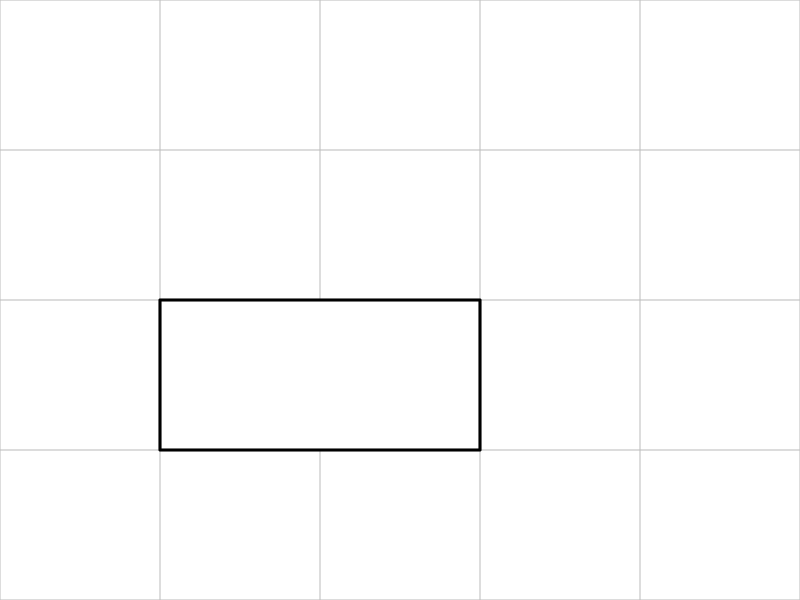
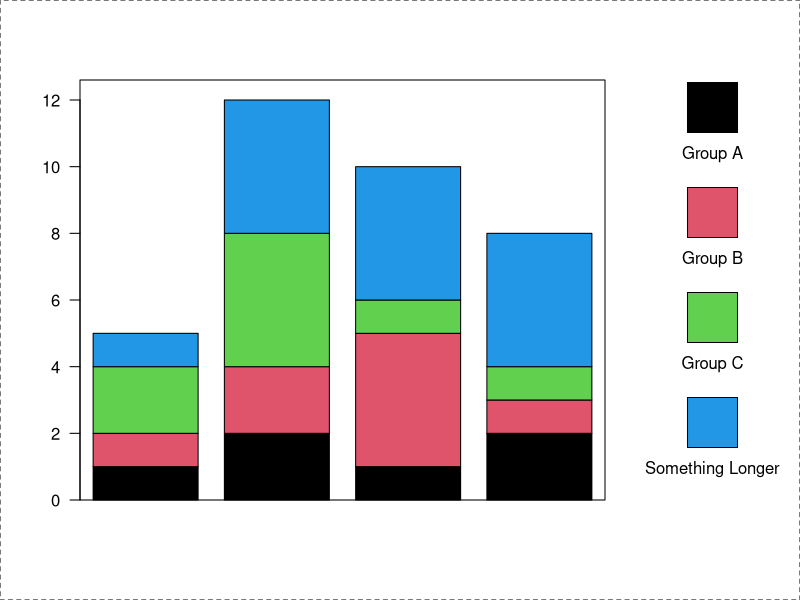
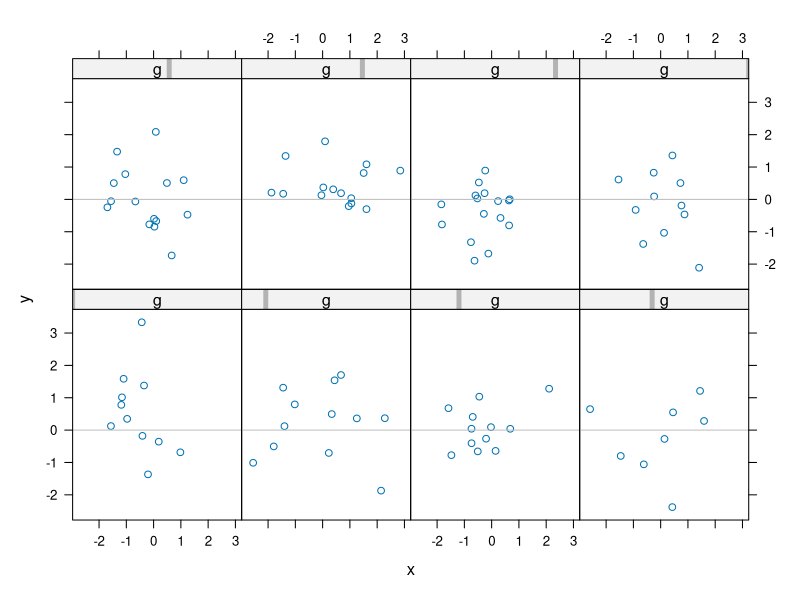
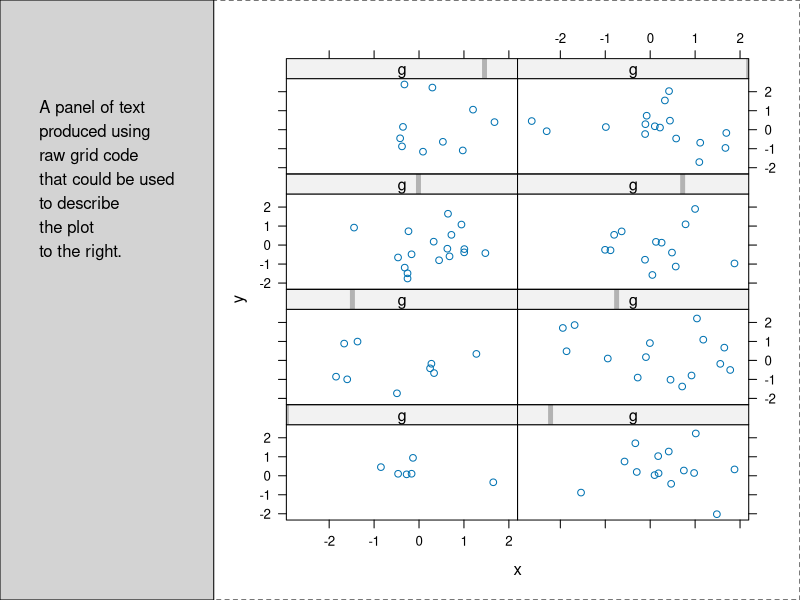

These charts were generated, in order, by the following R code:
### R code from vignette source 'grid.Rnw'

###################################################
### code chunk number 1: grid.Rnw:27-33
###################################################
library(grDevices)
library(graphics) # for par
library(stats) # for rnorm
library(grid)
ps.options(pointsize = 12)
options(width = 60)


###################################################
### code chunk number 2: grid.Rnw:75-76 (eval = FALSE)
###################################################
## viewport(x = 0.5, y = 0.5, width = 0.5, height = 0.25, angle=45)


###################################################
### code chunk number 3: viewport
###################################################
grid.show.viewport(viewport(x = 0.5, y = 0.5, width = 0.5, height = 0.25,
                            angle = 45))


###################################################
### code chunk number 4: pushviewports
###################################################
grid.rect(gp = gpar(lty = "dashed"))
vp1 <- viewport(x = 0, y = 0.5, w = 0.5, h = 0.5,
                just = c("left", "bottom"), name = "vp1")
vp2 <- viewport(x = 0.5, y = 0, w = 0.5, h = 0.5,
                just = c("left", "bottom"))
pushViewport(vp1)
grid.rect(gp = gpar(col = "grey"))
grid.text("Some drawing in graphics region 1", y = 0.8)
upViewport()
pushViewport(vp2)
grid.rect(gp = gpar(col = "grey"))
grid.text("Some drawing in graphics region 2", y = 0.8)
upViewport()
downViewport("vp1")
grid.text("MORE drawing in graphics region 1", y = 0.2)
popViewport()


###################################################
### code chunk number 5: vpstack
###################################################
grid.rect(gp = gpar(lty = "dashed"))
vp <- viewport(width = 0.5, height = 0.5)
pushViewport(vp)
grid.rect(gp = gpar(col = "grey"))
grid.text("quarter of the page", y = 0.85)
pushViewport(vp)
grid.rect()
grid.text("quarter of the\nprevious viewport")
popViewport(2)


###################################################
### code chunk number 6: units
###################################################
unit(1, "npc")
unit(1:3/4, "npc")
unit(1:3/4, "npc")[2]
unit(1:3/4, "npc") + unit(1, "inches")
min(unit(0.5, "npc"), unit(1, "inches"))
unit.c(unit(0.5, "npc"), unit(2, "inches") + unit(1:3/4, "npc"),
       unit(1, "strwidth", "hi there"))


###################################################
### code chunk number 7: vpcoords
###################################################
pushViewport(viewport(y = unit(3, "lines"), width = 0.9, height = 0.8,
                      just = "bottom", xscale = c(0, 100)))
grid.rect(gp = gpar(col = "grey"))
grid.xaxis()
pushViewport(viewport(x = unit(60, "native"), y = unit(0.5, "npc"),
                      width = unit(1, "strwidth", "coordinates for everyone"),
                      height = unit(3, "inches")))
grid.rect()
grid.text("coordinates for everyone")
popViewport(2)


###################################################
### code chunk number 8: vplayout
###################################################
pushViewport(viewport(layout = grid.layout(4, 5)))
grid.rect(gp = gpar(col = "grey"))
grid.segments(c(1:4/5, rep(0, 3)), c(rep(0, 4), 1:3/4),
              c(1:4/5, rep(1, 3)), c(rep(1, 4), 1:3/4),
              gp = gpar(col = "grey"))
pushViewport(viewport(layout.pos.col = 2:3, layout.pos.row = 3))
grid.rect(gp = gpar(lwd = 3))
popViewport(2)


###################################################
### code chunk number 9: layoutcomplex
###################################################
grid.show.layout(grid.layout(4, 4, widths = unit(c(3, 1, 1, 1),
                             c("lines", "null", "null", "cm")),
                             heights = c(1, 1, 2, 3),
                             c("cm", "null", "null", "lines")))


###################################################
### code chunk number 10: gpar
###################################################
pushViewport(viewport(gp = gpar(fill = "grey", fontface = "italic")))
grid.rect()
grid.rect(width = 0.8, height = 0.6, gp = gpar(fill = "white"))
grid.text(paste("This text and the inner rectangle",
                "have specified their own gpar settings", sep = "\n"),
          y = 0.75, gp = gpar(fontface = "plain"))
grid.text(paste("This text and the outer rectangle",
                "accept the gpar settings of the viewport", sep = "\n"),
          y = 0.25)
popViewport()


###################################################
### code chunk number 11: simpleplot
###################################################
grid.rect(gp = gpar(lty = "dashed"))
x <- y <- 1:10
pushViewport(plotViewport(c(5.1, 4.1, 4.1, 2.1)))
pushViewport(dataViewport(x, y))
grid.rect()
grid.xaxis()
grid.yaxis()
grid.points(x, y)
grid.text("1:10", x = unit(-3, "lines"), rot = 90)
popViewport(2)


###################################################
### code chunk number 12: bpdata
###################################################
barData <- matrix(sample(1:4, 16, replace = TRUE), ncol = 4)


###################################################
### code chunk number 13: barconstraint
###################################################
boxColours <- 1:4


###################################################
### code chunk number 14: bpfun
###################################################
bp <- function(barData) {
    nbars <- dim(barData)[2]
    nmeasures <- dim(barData)[1]
    barTotals <- rbind(rep(0, nbars), apply(barData, 2, cumsum))
    barYscale <- c(0, max(barTotals)*1.05)
    pushViewport(plotViewport(c(5, 4, 4, 1),
                              yscale = barYscale,
                              layout = grid.layout(1, nbars)))
    grid.rect()
    grid.yaxis()
    for (i in 1:nbars) {
        pushViewport(viewport(layout.pos.col = i, yscale = barYscale))
        grid.rect(x = rep(0.5, nmeasures),
                  y = unit(barTotals[1:nmeasures, i], "native"),
                  height = unit(diff(barTotals[,i]), "native"),
                  width = 0.8, just = "bottom", gp = gpar(fill = boxColours))
        popViewport()
    }
    popViewport()
}


###################################################
### code chunk number 15: legendlabels
###################################################
legLabels <- c("Group A", "Group B", "Group C", "Something Longer")
boxSize <- unit(0.5, "inches")


###################################################
### code chunk number 16: legfun
###################################################
leg <- function(legLabels) {
    nlabels <- length(legLabels)
    pushViewport(viewport(layout = grid.layout(nlabels, 1)))
    for (i in 1:nlabels) {
        pushViewport(viewport(layout.pos.row = i))
        grid.rect(width = boxSize, height = boxSize, just = "bottom",
                  gp = gpar(fill = boxColours[i]))
        grid.text(legLabels[i], y = unit(0.5, "npc") - unit(1, "lines"))
        popViewport()
    }
    popViewport()
}


###################################################
### code chunk number 17: barplot
###################################################
grid.rect(gp = gpar(lty = "dashed"))
legend.width <- max(unit(rep(1, length(legLabels)),
                         "strwidth", as.list(legLabels)) +
                    unit(2, "lines"),
                    unit(0.5, "inches") + unit(2, "lines"))
pushViewport(viewport(layout = grid.layout(1, 2,
                      widths = unit.c(unit(1,"null"), legend.width))))
pushViewport(viewport(layout.pos.col = 1))
bp(barData)
popViewport()
pushViewport(viewport(layout.pos.col = 2))
pushViewport(plotViewport(c(5, 0, 4, 0)))
leg(legLabels)
popViewport(3)


###################################################
### code chunk number 18: grid.Rnw:649-650
###################################################
library(lattice)


###################################################
### code chunk number 19: trellisdata (eval = FALSE)
###################################################
## x <- rnorm(100)
## y <- rnorm(100)
## g <- sample(1:8, 100, replace = TRUE)


###################################################
### code chunk number 20: trellispanelplot (eval = FALSE)
###################################################
## xyplot(y ~ x | g, panel = function(x, y) {
##     panel.xyplot(x, y);
##     grid.lines(unit(c(0, 1), "npc"), unit(0, "native"),
##                gp = gpar(col = "grey"))
## })


###################################################
### code chunk number 21: trellispanel
###################################################
x <- rnorm(100)
y <- rnorm(100)
g <- sample(1:8, 100, replace = TRUE)
xyplot(y ~ x | g, panel = function(x, y) {
    panel.xyplot(x, y);
    grid.lines(unit(c(0, 1), "npc"), unit(0, "native"),
               gp = gpar(col = "grey"))
})


###################################################
### code chunk number 22: trellisstripplot (eval = FALSE)
###################################################
## xyplot(y ~ x | g, strip = function(which.given, which.panel, ...) {
##     grid.text(paste("Variable ", which.given, ": Level ",
##                     which.panel[which.given], sep = ""),
##               unit(1, "mm"), .5, just = "left")
## })


###################################################
### code chunk number 23: trellisstrip
###################################################
x <- rnorm(100)
y <- rnorm(100)
g <- sample(1:8, 100, replace = TRUE)
xyplot(y ~ x | g, strip = function(which.given, which.panel, ...) {
    grid.text(paste("Variable ", which.given, ": Level ",
                    which.panel[which.given], sep = ""),
              unit(1, "mm"), .5, just = "left")
})


###################################################
### code chunk number 24: trellisgridplot (eval = FALSE)
###################################################
## someText <- paste("A panel of text", "produced using", "raw grid code",
##                   "that could be used", "to describe",
##                   "the plot", "to the right.", sep = "\n")
## latticePlot <- xyplot(y ~ x | g, layout = c(2, 4))
## grid.rect(gp = gpar(lty = "dashed"))
## pushViewport(viewport(layout = grid.layout(1, 2,
##                       widths = unit.c(unit(1, "strwidth", someText) +
##                       unit(2, "cm"),
##                       unit(1, "null")))))
## pushViewport(viewport(layout.pos.col = 1))
## grid.rect(gp = gpar(fill = "light grey"))
## grid.text(someText,
##           x = unit(1, "cm"), y = unit(1, "npc") - unit(1, "inches"),
##           just = c("left", "top"))
## popViewport()
## pushViewport(viewport(layout.pos.col = 2))
## print(latticePlot, newpage = FALSE)
## popViewport(2)


###################################################
### code chunk number 25: trellisgrid
###################################################
x <- rnorm(100)
y <- rnorm(100)
g <- sample(1:8, 100, replace = TRUE)
someText <- paste("A panel of text", "produced using", "raw grid code",
                  "that could be used", "to describe",
                  "the plot", "to the right.", sep = "\n")
latticePlot <- xyplot(y ~ x | g, layout = c(2, 4))
grid.rect(gp = gpar(lty = "dashed"))
pushViewport(viewport(layout = grid.layout(1, 2,
                      widths = unit.c(unit(1, "strwidth", someText) +
                      unit(2, "cm"),
                      unit(1, "null")))))
pushViewport(viewport(layout.pos.col = 1))
grid.rect(gp = gpar(fill = "light grey"))
grid.text(someText,
          x = unit(1, "cm"), y = unit(1, "npc") - unit(1, "inches"),
          just = c("left", "top"))
popViewport()
pushViewport(viewport(layout.pos.col = 2))
print(latticePlot, newpage = FALSE)
popViewport(2)


